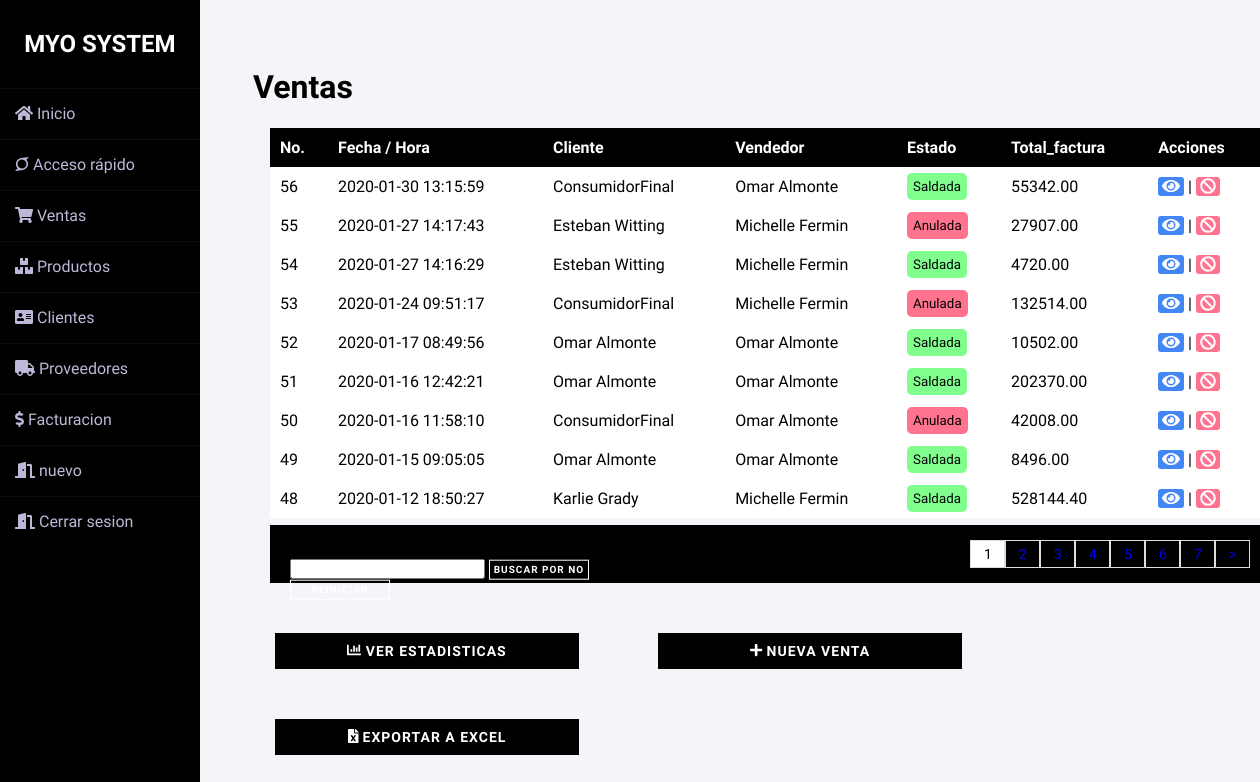
The app's page /ventas.php (signed in) with its own data.
### tables this page shows
CREATE TABLE `factura` (
  `nofactura` bigint(11) NOT NULL,
  `fecha_hora` datetime NOT NULL DEFAULT current_timestamp(),
  `idusuario` int(11) NOT NULL,
  `idcliente` int(11) NOT NULL,
  `total_factura` decimal(10,2) NOT NULL,
  `activo` char(2) NOT NULL DEFAULT 'si'
);

CREATE TABLE `cliente` (
  `idcliente` int(11) NOT NULL,
  `nombre` varchar(255) NOT NULL,
  `RNC` int(9) NOT NULL,
  `direccion` varchar(255) NOT NULL,
  `telefono` varchar(255) NOT NULL,
  `fecha_entrada` varchar(255) NOT NULL,
  `activo` char(2) NOT NULL DEFAULT 'si'
);

CREATE TABLE `usuario` (
  `idusuario` int(11) NOT NULL,
  `fullname` varchar(255) NOT NULL,
  `username` varchar(255) NOT NULL,
  `password` varchar(255) NOT NULL,
  `rol` varchar(50) NOT NULL
);

### ventas.php (the view, shortened to what this page needs)
<?php
include 'links/clienteslinks.php';
include 'back/conexion.php';
?>
<!DOCTYPE html>
<html>
<head>
</head>
<body>
	<div class="wrapper">
    <?php
    include 'links/sidebar.php';
    ?>
    <div class="main_content">
    	<h1 class="down">Ventas </h1>
	<div class="divtab">
	<section class="downp" id="container">
    	<table>
			<tr>
				<th>No.</th>
				<th>Fecha / Hora</th>
				<th>Cliente</th>
				<th>Vendedor</th>
				<th>Estado</th>
				<th>Total_factura</th>
				<th>Acciones</th>
			</tr>
			<?php
			if (empty($_REQUEST["busqueda"])) {
			$q2 = "SELECT COUNT(*) as total_reg FROM factura";
			}else{
			$busqueda = $_REQUEST["busqueda"];
			$q2 = "SELECT COUNT(*) as total_reg FROM factura where nofactura = $busqueda";
			}
			$sq_reg = mysqli_query($con,$q2);
			$r_reg = mysqli_fetch_array($sq_reg);
			$total_reg = $r_reg['total_reg'];
			$ppg = 9;
			if (empty($_GET['npg'])) {
				$npg = 1;
			} else {
				$npg = $_GET['npg'];
			}
			$desde = ($npg - 1) *  $ppg;
			$ttp = ceil($total_reg / $ppg);
			if (empty($_REQUEST["busqueda"])) {
				$q = "SELECT f.nofactura,f.fecha_hora,f.total_factura,f.idcliente,f.activo,u.fullname AS vendedor,cl.nombre AS cliente FROM factura f INNER JOIN usuario u ON f.idusuario = u.idusuario INNER JOIN cliente cl ON f.idcliente = cl.idcliente  ORDER BY f.fecha_hora DESC LIMIT $desde,$ppg";
			}
			$e = mysqli_query($con,$q);
			$contador = mysqli_num_rows($e);
			if ($contador > 0) {
				while ($datos = mysqli_fetch_array($e)) {
					if ($datos['activo'] == 'si') {
						$estado = "<span class='pagada btnsmall2 btngood'>Saldada</span>";
					}else{
						$estado = "<span class='anulada btncancel2 btnsmall2'>Anulada</span>";
					}
			?>
			<tr id="row_<?php echo $datos['nofactura']; ?>">
				<td><?php echo $datos['nofactura']; ?> </td>
				<td><?php echo $datos['fecha_hora']; ?> </td>
				<td><?php echo $datos['cliente']; ?> </td>
				<td><?php echo $datos['vendedor']; ?> </td>
				<td><?php echo $estado ?> </td>
				<td><?php echo $datos['total_factura']; ?> </td>
				<td><a href="#" class="btnop verpdf" cl="<?php echo $datos['idcliente'];?>" f="<?php echo $datos['nofactura']; ?>">&nbsp;<i class="fas fa-eye"></i>&nbsp;</a>
				 |   <a href="#" f="<?php echo $datos['nofactura']; ?>" class="btnnull anularfac" id="b_delete">&nbsp;<i class="fas fa-ban" disabled></i>&nbsp;</a>
				</td>
			</tr>
			<?php
		    	}
			}
			?>
    	</table>
    </section>
	</div>
	<div class="paginas">
	<div class="wd">
	<form action="back/robventas.php" method="get" class="down">
    <input type="text" name="busqueda" value="<?php if(!empty($busqueda)){echo $busqueda;} ?>">
    <input type="submit" name = "buscar" value="buscar por no" class="botw btn btn-2 ">
    <input type="submit" name="reiniciar" value="reiniciar" class="botw btn btn-2">
    </form>
	</div>
		<ul>
			<?php
			for ($i=1; $i <= $ttp ; $i++) {
				if ($i == $npg) {
				 echo '<li class="seleccion">'.$i.'</li>';
				}else{
				if (empty($busqueda)) {
					echo '<li><a href="?npg='.$i.'">'.$i.'</a></li>';
				} else{
					echo '<li><a href="?npg='.$i.'&busqueda='.$busqueda.'">'.$i.'</a></li>';
				}
			}
			}
			?>
			<?php
			if ($npg != $ttp) {
				if (!empty($busqueda)) {
			?>
			<li><a href="?npg=<?php  echo $npg + 1?>&busqueda=<?php echo $busqueda ?>"> > </a></li>
			<?php
			    }else{
			 ?>
			 <li><a href="?npg=<?php  echo $npg + 1?>"> > </a></li>
			<?php
			}
			}
			 ?>
		</ul>
	</div>
	<div class="bar_btn">
    <button class="bot bot1 btn btn-2" onclick="window.location.href = 'chart_venta.php?year=2019';"><i class='fas fa-chart-bar'></i>  Ver estadisticas </button>
    <button class="bot bot2 btn btn-2" onclick="window.location.href = 'factura.php';" ><i class="fas fa-plus"></i>  Nueva venta </button>
    <button class="bot bot2 btn btn-2" onclick="window.location.href = 'back/exportventa.php';" ><i class="fas fa-file-excel"></i>  Exportar a Excel </button>
    </div>
      </div>
    </div>
</body>
</html>

### css/csscli.css (style rules this page uses)
.down { transform: translate(5%, 180%); }
A:link { text-decoration: none }
* { outline:none !important; }
a { text-decoration: none !important;outline: none !important; }
.downp { margin-left: 70px; margin-top: 90px; font-size: 20px; }
.wd { margin-top: 50px; position: relative; }

### css/listaclientes.css (style rules this page uses)
.divtab { height: 200px; }
table { border-collapse: collapse; font-size: 12pt; width: 100%; }
table th { text-align: left; padding: 10px; background: black; color: white; }
table tr { background: #fff; }
table td { padding: 10px; }
#b_delete { color: #FF6A6C; }

### css/botones.css (style rules this page uses)
.btn { border: none; font-size: 20px; color: inherit; background: none; cursor: pointer; padding: 15px 40px; text-transform: uppercase; letter-spacing: 1px; font-weight: 700; outline: none; -webkit-transition: all 0.3s; -moz-transition: all 0.3s; transition: all 0.3s; }
.btn:after { content: ''; position: absolute; z-index: -1; -webkit-transition: all 0.3s; -moz-transition: all 0.3s; transition: all 0.3s; }
.btn:before { speak: none; font-style: normal; font-weight: normal; font-variant: normal; text-transform: none; line-height: 1; position: relative; -webkit-font-smoothing: antialiased; }
.btn-2 { background: black; color: #fff; }
.btn-2:before { position: absolute; height: 100%; left: 0; top: 0; line-height: 3; font-size: 140%; width: 60px; }

### css/botones2.css (style rules this page uses)
.btncancel2 { background: #ff738f !important ; }
.btngood { background: #80ff8e !important; }
.btnop { background: #4287f5; color: white; width: 40px !important; border-radius: 3px ; }
.btnsmall2 { width: 130px !important; font-size: 10pt; padding: 6px; border-radius: 5px; }
.btnnull { background: #ff738f; color: white !important; width: 40px !important; border-radius: 3px ; }
.bot { margin-top: 50px; margin-left: 75px; padding: 10px; width: 304px; font-size: 14px; }
.botw { border: 1px solid white; background: none; color: white; font-size: 10px; padding: 2px; width: 100px }

### fw/all.css (style rules this page uses)
.fa-ban:before { content: "\f05e"; }
.fa-chart-bar:before { content: "\f080"; }
.fa-eye:before { content: "\f06e"; }
.fa-file-excel:before { content: "\f1c3"; }
.fa-plus:before { content: "\f067"; }

### css/paginas.css (style rules this page uses)
.wd { width: 400px; }
.paginas { width: 93.9%; margin-left: 70px; margin-top: 155px; color: black; }
.paginas form input { height: 20px; }
.paginas ul { padding: 15px; list-style: none; background: black; display: -webkit-flex; display: -moz-flex; display: -ms-flex; display: -o-flex; display: flex; justify-content: flex-end; }
.paginas a, .seleccion { border: 1px solid #ddd; padding: 5px; display: inline-block; font-size: 14px; text-align: center; width: 35px; }
.seleccion { background: white; color: black; }

### css/sidebar.css (style rules this page uses)
* { margin: 0; padding: 0; box-sizing: border-box; list-style: none; text-decoration: none; font-family: 'Josefin Sans', sans-serif; }
body { background-color: #f3f5f9; }
.wrapper { display: flex; position: relative; }
.wrapper .main_content { width: 100%; margin-left: 200px; }

### records on screen
factura: nofactura "56", fecha_hora "2020-01-30 13:15:59", idcliente.nombre "ConsumidorFinal", idusuario.fullname "Omar Almonte", activo "Saldada", total_factura "55342.00"
factura: nofactura "55", fecha_hora "2020-01-27 14:17:43", idcliente.nombre "Esteban Witting", idusuario.fullname "Michelle Fermin", activo "Anulada", total_factura "27907.00"
factura: nofactura "54", fecha_hora "2020-01-27 14:16:29", idcliente.nombre "Esteban Witting", idusuario.fullname "Michelle Fermin", activo "Saldada", total_factura "4720.00"
factura: nofactura "53", fecha_hora "2020-01-24 09:51:17", idcliente.nombre "ConsumidorFinal", idusuario.fullname "Michelle Fermin", activo "Anulada", total_factura "132514.00"
factura: nofactura "52", fecha_hora "2020-01-17 08:49:56", idcliente.nombre "Omar Almonte", idusuario.fullname "Omar Almonte", activo "Saldada", total_factura "10502.00"
factura: nofactura "51", fecha_hora "2020-01-16 12:42:21", idcliente.nombre "Omar Almonte", idusuario.fullname "Omar Almonte", activo "Saldada", total_factura "202370.00"
factura: nofactura "50", fecha_hora "2020-01-16 11:58:10", idcliente.nombre "ConsumidorFinal", idusuario.fullname "Omar Almonte", activo "Anulada", total_factura "42008.00"
factura: nofactura "49", fecha_hora "2020-01-15 09:05:05", idcliente.nombre "Omar Almonte", idusuario.fullname "Omar Almonte", activo "Saldada", total_factura "8496.00"
factura: nofactura "48", fecha_hora "2020-01-12 18:50:27", idcliente.nombre "Karlie Grady", idusuario.fullname "Michelle Fermin", activo "Saldada", total_factura "528144.40"
